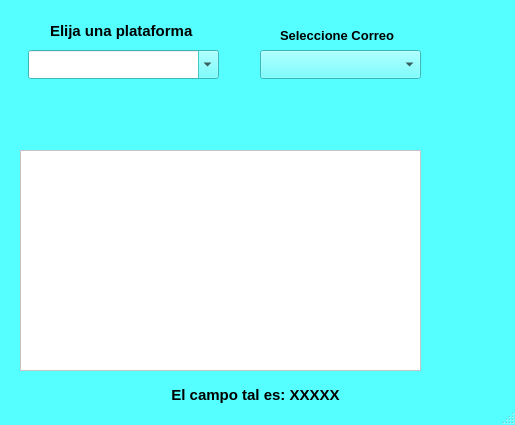
<?xml version="1.0" encoding="UTF-8"?>
<ui version="4.0">
 <class>Cuentas</class>
 <widget class="QMainWindow" name="Cuentas">
  <property name="enabled">
   <bool>true</bool>
  </property>
  <property name="geometry">
   <rect>
    <x>0</x>
    <y>0</y>
    <width>515</width>
    <height>425</height>
   </rect>
  </property>
  <property name="sizePolicy">
   <sizepolicy hsizetype="Fixed" vsizetype="Fixed">
    <horstretch>0</horstretch>
    <verstretch>0</verstretch>
   </sizepolicy>
  </property>
  <property name="minimumSize">
   <size>
    <width>515</width>
    <height>425</height>
   </size>
  </property>
  <property name="maximumSize">
   <size>
    <width>515</width>
    <height>425</height>
   </size>
  </property>
  <property name="baseSize">
   <size>
    <width>515</width>
    <height>464</height>
   </size>
  </property>
  <property name="palette">
   <palette>
    <active>
     <colorrole role="WindowText">
      <brush brushstyle="SolidPattern">
       <color alpha="255">
        <red>0</red>
        <green>0</green>
        <blue>0</blue>
       </color>
      </brush>
     </colorrole>
     <colorrole role="Button">
      <brush brushstyle="SolidPattern">
       <color alpha="255">
        <red>85</red>
        <green>255</green>
        <blue>255</blue>
       </color>
      </brush>
     </colorrole>
     <colorrole role="Light">
      <brush brushstyle="SolidPattern">
       <color alpha="255">
        <red>213</red>
        <green>255</green>
        <blue>255</blue>
       </color>
      </brush>
     </colorrole>
     <colorrole role="Midlight">
      <brush brushstyle="SolidPattern">
       <color alpha="255">
        <red>149</red>
        <green>255</green>
        <blue>255</blue>
       </color>
      </brush>
     </colorrole>
     <colorrole role="Dark">
      <brush brushstyle="SolidPattern">
       <color alpha="255">
        <red>42</red>
        <green>127</green>
        <blue>127</blue>
       </color>
      </brush>
     </colorrole>
     <colorrole role="Mid">
      <brush brushstyle="SolidPattern">
       <color alpha="255">
        <red>56</red>
        <green>170</green>
        <blue>170</blue>
       </color>
      </brush>
     </colorrole>
     <colorrole role="Text">
      <brush brushstyle="SolidPattern">
       <color alpha="255">
        <red>0</red>
        <green>0</green>
        <blue>0</blue>
       </color>
      </brush>
     </colorrole>
     <colorrole role="BrightText">
      <brush brushstyle="SolidPattern">
       <color alpha="255">
        <red>255</red>
        <green>255</green>
        <blue>255</blue>
       </color>
      </brush>
     </colorrole>
     <colorrole role="ButtonText">
      <brush brushstyle="SolidPattern">
       <color alpha="255">
        <red>0</red>
        <green>0</green>
        <blue>0</blue>
       </color>
      </brush>
     </colorrole>
     <colorrole role="Base">
      <brush brushstyle="SolidPattern">
       <color alpha="255">
        <red>255</red>
        <green>255</green>
        <blue>255</blue>
       </color>
      </brush>
     </colorrole>
     <colorrole role="Window">
      <brush brushstyle="SolidPattern">
       <color alpha="255">
        <red>85</red>
        <green>255</green>
        <blue>255</blue>
       </color>
      </brush>
     </colorrole>
     <colorrole role="Shadow">
      <brush brushstyle="SolidPattern">
       <color alpha="255">
        <red>0</red>
        <green>0</green>
        <blue>0</blue>
       </color>
      </brush>
     </colorrole>
     <colorrole role="AlternateBase">
      <brush brushstyle="SolidPattern">
       <color alpha="255">
        <red>170</red>
        <green>255</green>
        <blue>255</blue>
       </color>
      </brush>
     </colorrole>
     <colorrole role="ToolTipBase">
      <brush brushstyle="SolidPattern">
       <color alpha="255">
        <red>255</red>
        <green>255</green>
        <blue>220</blue>
       </color>
      </brush>
     </colorrole>
     <colorrole role="ToolTipText">
      <brush brushstyle="SolidPattern">
       <color alpha="255">
        <red>0</red>
        <green>0</green>
        <blue>0</blue>
       </color>
      </brush>
     </colorrole>
    </active>
    <inactive>
     <colorrole role="WindowText">
      <brush brushstyle="SolidPattern">
       <color alpha="255">
        <red>0</red>
        <green>0</green>
        <blue>0</blue>
       </color>
      </brush>
     </colorrole>
     <colorrole role="Button">
      <brush brushstyle="SolidPattern">
       <color alpha="255">
        <red>85</red>
        <green>255</green>
        <blue>255</blue>
       </color>
      </brush>
     </colorrole>
     <colorrole role="Light">
      <brush brushstyle="SolidPattern">
       <color alpha="255">
        <red>213</red>
        <green>255</green>
        <blue>255</blue>
       </color>
      </brush>
     </colorrole>
     <colorrole role="Midlight">
      <brush brushstyle="SolidPattern">
       <color alpha="255">
        <red>149</red>
        <green>255</green>
        <blue>255</blue>
       </color>
      </brush>
     </colorrole>
     <colorrole role="Dark">
      <brush brushstyle="SolidPattern">
       <color alpha="255">
        <red>42</red>
        <green>127</green>
        <blue>127</blue>
       </color>
      </brush>
     </colorrole>
     <colorrole role="Mid">
      <brush brushstyle="SolidPattern">
       <color alpha="255">
        <red>56</red>
        <green>170</green>
        <blue>170</blue>
       </color>
      </brush>
     </colorrole>
     <colorrole role="Text">
      <brush brushstyle="SolidPattern">
       <color alpha="255">
        <red>0</red>
        <green>0</green>
        <blue>0</blue>
       </color>
      </brush>
     </colorrole>
     <colorrole role="BrightText">
      <brush brushstyle="SolidPattern">
       <color alpha="255">
        <red>255</red>
        <green>255</green>
        <blue>255</blue>
       </color>
      </brush>
     </colorrole>
     <colorrole role="ButtonText">
      <brush brushstyle="SolidPattern">
       <color alpha="255">
        <red>0</red>
        <green>0</green>
        <blue>0</blue>
       </color>
      </brush>
     </colorrole>
     <colorrole role="Base">
      <brush brushstyle="SolidPattern">
       <color alpha="255">
        <red>255</red>
        <green>255</green>
        <blue>255</blue>
       </color>
      </brush>
     </colorrole>
     <colorrole role="Window">
      <brush brushstyle="SolidPattern">
       <color alpha="255">
        <red>85</red>
        <green>255</green>
        <blue>255</blue>
       </color>
      </brush>
     </colorrole>
     <colorrole role="Shadow">
      <brush brushstyle="SolidPattern">
       <color alpha="255">
        <red>0</red>
        <green>0</green>
        <blue>0</blue>
       </color>
      </brush>
     </colorrole>
     <colorrole role="AlternateBase">
      <brush brushstyle="SolidPattern">
       <color alpha="255">
        <red>170</red>
        <green>255</green>
        <blue>255</blue>
       </color>
      </brush>
     </colorrole>
     <colorrole role="ToolTipBase">
      <brush brushstyle="SolidPattern">
       <color alpha="255">
        <red>255</red>
        <green>255</green>
        <blue>220</blue>
       </color>
      </brush>
     </colorrole>
     <colorrole role="ToolTipText">
      <brush brushstyle="SolidPattern">
       <color alpha="255">
        <red>0</red>
        <green>0</green>
        <blue>0</blue>
       </color>
      </brush>
     </colorrole>
    </inactive>
    <disabled>
     <colorrole role="WindowText">
      <brush brushstyle="SolidPattern">
       <color alpha="255">
        <red>42</red>
        <green>127</green>
        <blue>127</blue>
       </color>
      </brush>
     </colorrole>
     <colorrole role="Button">
      <brush brushstyle="SolidPattern">
       <color alpha="255">
        <red>85</red>
        <green>255</green>
        <blue>255</blue>
       </color>
      </brush>
     </colorrole>
     <colorrole role="Light">
      <brush brushstyle="SolidPattern">
       <color alpha="255">
        <red>213</red>
        <green>255</green>
        <blue>255</blue>
       </color>
      </brush>
     </colorrole>
     <colorrole role="Midlight">
      <brush brushstyle="SolidPattern">
       <color alpha="255">
        <red>149</red>
        <green>255</green>
        <blue>255</blue>
       </color>
      </brush>
     </colorrole>
     <colorrole role="Dark">
      <brush brushstyle="SolidPattern">
       <color alpha="255">
        <red>42</red>
        <green>127</green>
        <blue>127</blue>
       </color>
      </brush>
     </colorrole>
     <colorrole role="Mid">
      <brush brushstyle="SolidPattern">
       <color alpha="255">
        <red>56</red>
        <green>170</green>
        <blue>170</blue>
       </color>
      </brush>
     </colorrole>
     <colorrole role="Text">
      <brush brushstyle="SolidPattern">
       <color alpha="255">
        <red>42</red>
        <green>127</green>
        <blue>127</blue>
       </color>
      </brush>
     </colorrole>
     <colorrole role="BrightText">
      <brush brushstyle="SolidPattern">
       <color alpha="255">
        <red>255</red>
        <green>255</green>
        <blue>255</blue>
       </color>
      </brush>
     </colorrole>
     <colorrole role="ButtonText">
      <brush brushstyle="SolidPattern">
       <color alpha="255">
        <red>42</red>
        <green>127</green>
        <blue>127</blue>
       </color>
      </brush>
     </colorrole>
     <colorrole role="Base">
      <brush brushstyle="SolidPattern">
       <color alpha="255">
        <red>85</red>
        <green>255</green>
        <blue>255</blue>
       </color>
      </brush>
     </colorrole>
     <colorrole role="Window">
      <brush brushstyle="SolidPattern">
       <color alpha="255">
        <red>85</red>
        <green>255</green>
        <blue>255</blue>
       </color>
      </brush>
     </colorrole>
     <colorrole role="Shadow">
      <brush brushstyle="SolidPattern">
       <color alpha="255">
        <red>0</red>
        <green>0</green>
        <blue>0</blue>
       </color>
      </brush>
     </colorrole>
     <colorrole role="AlternateBase">
      <brush brushstyle="SolidPattern">
       <color alpha="255">
        <red>85</red>
        <green>255</green>
        <blue>255</blue>
       </color>
      </brush>
     </colorrole>
     <colorrole role="ToolTipBase">
      <brush brushstyle="SolidPattern">
       <color alpha="255">
        <red>255</red>
        <green>255</green>
        <blue>220</blue>
       </color>
      </brush>
     </colorrole>
     <colorrole role="ToolTipText">
      <brush brushstyle="SolidPattern">
       <color alpha="255">
        <red>0</red>
        <green>0</green>
        <blue>0</blue>
       </color>
      </brush>
     </colorrole>
    </disabled>
   </palette>
  </property>
  <property name="windowTitle">
   <string>Cuentas</string>
  </property>
  <widget class="QWidget" name="centralwidget">
   <widget class="QLabel" name="label">
    <property name="geometry">
     <rect>
      <x>50</x>
      <y>20</y>
      <width>161</width>
      <height>21</height>
     </rect>
    </property>
    <property name="font">
     <font>
      <pointsize>11</pointsize>
      <weight>75</weight>
      <bold>true</bold>
     </font>
    </property>
    <property name="text">
     <string>Elija una plataforma</string>
    </property>
   </widget>
   <widget class="QLabel" name="Label_Correo">
    <property name="geometry">
     <rect>
      <x>280</x>
      <y>20</y>
      <width>131</width>
      <height>31</height>
     </rect>
    </property>
    <property name="font">
     <font>
      <pointsize>10</pointsize>
      <weight>75</weight>
      <bold>true</bold>
     </font>
    </property>
    <property name="text">
     <string>Seleccione Correo</string>
    </property>
   </widget>
   <widget class="QComboBox" name="Combo_Correos">
    <property name="geometry">
     <rect>
      <x>260</x>
      <y>50</y>
      <width>161</width>
      <height>29</height>
     </rect>
    </property>
    <property name="font">
     <font>
      <pointsize>10</pointsize>
     </font>
    </property>
    <property name="cursor">
     <cursorShape>PointingHandCursor</cursorShape>
    </property>
    <property name="editable">
     <bool>false</bool>
    </property>
    <property name="currentText">
     <string/>
    </property>
    <property name="maxVisibleItems">
     <number>3</number>
    </property>
   </widget>
   <widget class="QLabel" name="Label_Campo">
    <property name="geometry">
     <rect>
      <x>10</x>
      <y>385</y>
      <width>491</width>
      <height>21</height>
     </rect>
    </property>
    <property name="font">
     <font>
      <pointsize>11</pointsize>
      <weight>75</weight>
      <bold>true</bold>
     </font>
    </property>
    <property name="focusPolicy">
     <enum>Qt::ClickFocus</enum>
    </property>
    <property name="text">
     <string>El campo tal es: XXXXX</string>
    </property>
    <property name="alignment">
     <set>Qt::AlignCenter</set>
    </property>
   </widget>
   <widget class="QPushButton" name="Boton_Agregar">
    <property name="geometry">
     <rect>
      <x>435</x>
      <y>40</y>
      <width>61</width>
      <height>61</height>
     </rect>
    </property>
    <property name="cursor">
     <cursorShape>PointingHandCursor</cursorShape>
    </property>
    <property name="styleSheet">
     <string notr="true">QPushButton{
	background-color: rgb(85, 255, 255);
	border: 1px rgb(65, 235, 235);
	padding-top: 5px;
	border-color: rgb(65, 235, 235);	

	border-radius: 10px
	
	
}
QPushButton:hover{
	background-color: rgb(125, 255, 255);
	border -left: 1px solid rgb(110,144,76);
	border -right: 1px solid rgb(110,144,76);
	border -bottom: 5px solid rgb(110,144,76);	
 	border-radius: 10px
}
QPushButton:pressed{
	background-color: rgb(65, 245, 245);
	padding-top: -5px;
	border -left: 1px solid rgb(110,144,76);
	border -right: 1px solid rgb(110,144,76);
	border -top: 5px solid rgb(110,144,76);	
	border -bottom:none;
	border-radius: 10px
} 
</string>
    </property>
    <property name="text">
     <string/>
    </property>
    <property name="icon">
     <iconset>
      <normaloff>../recursos/add_plataforma.png</normaloff>../recursos/add_plataforma.png</iconset>
    </property>
    <property name="iconSize">
     <size>
      <width>42</width>
      <height>42</height>
     </size>
    </property>
   </widget>
   <widget class="QPushButton" name="Boton_Modificar">
    <property name="geometry">
     <rect>
      <x>435</x>
      <y>160</y>
      <width>61</width>
      <height>61</height>
     </rect>
    </property>
    <property name="cursor">
     <cursorShape>PointingHandCursor</cursorShape>
    </property>
    <property name="styleSheet">
     <string notr="true">QPushButton{
	background-color: rgb(85, 255, 255);
	border: 1px rgb(65, 235, 235);
	padding-top: 5px;
	border-color: rgb(65, 235, 235);	

	border-radius: 10px
	
	
}
QPushButton:hover{
	background-color: rgb(125, 255, 255);
	border -left: 1px solid rgb(110,144,76);
	border -right: 1px solid rgb(110,144,76);
	border -bottom: 5px solid rgb(110,144,76);	
 	border-radius: 10px
}
QPushButton:pressed{
	background-color: rgb(65, 245, 245);
	padding-top: -5px;
	border -left: 1px solid rgb(110,144,76);
	border -right: 1px solid rgb(110,144,76);
	border -top: 5px solid rgb(110,144,76);	
	border -bottom:none;
	border-radius: 10px
} 
</string>
    </property>
    <property name="text">
     <string/>
    </property>
    <property name="icon">
     <iconset>
      <normaloff>../recursos/edit_icon.png</normaloff>../recursos/edit_icon.png</iconset>
    </property>
    <property name="iconSize">
     <size>
      <width>42</width>
      <height>42</height>
     </size>
    </property>
   </widget>
   <widget class="QPushButton" name="Boton_Eliminar">
    <property name="geometry">
     <rect>
      <x>435</x>
      <y>280</y>
      <width>61</width>
      <height>61</height>
     </rect>
    </property>
    <property name="cursor">
     <cursorShape>PointingHandCursor</cursorShape>
    </property>
    <property name="styleSheet">
     <string notr="true">QPushButton{
	background-color: rgb(85, 255, 255);
	border: 1px rgb(65, 235, 235);
	padding-top: 5px;
	border-color: rgb(65, 235, 235);	

	border-radius: 10px
	
	
}
QPushButton:hover{
	background-color: rgb(125, 255, 255);
	border -left: 1px solid rgb(110,144,76);
	border -right: 1px solid rgb(110,144,76);
	border -bottom: 5px solid rgb(110,144,76);	
 	border-radius: 10px
}
QPushButton:pressed{
	background-color: rgb(65, 245, 245);
	padding-top: -5px;
	border -left: 1px solid rgb(110,144,76);
	border -right: 1px solid rgb(110,144,76);
	border -top: 5px solid rgb(110,144,76);	
	border -bottom:none;
	border-radius: 10px
} 
</string>
    </property>
    <property name="text">
     <string/>
    </property>
    <property name="icon">
     <iconset>
      <normaloff>../recursos/delete_icon.png</normaloff>../recursos/delete_icon.png</iconset>
    </property>
    <property name="iconSize">
     <size>
      <width>42</width>
      <height>42</height>
     </size>
    </property>
   </widget>
   <widget class="QScrollArea" name="scrollArea">
    <property name="geometry">
     <rect>
      <x>20</x>
      <y>150</y>
      <width>401</width>
      <height>221</height>
     </rect>
    </property>
    <property name="palette">
     <palette>
      <active>
       <colorrole role="WindowText">
        <brush brushstyle="SolidPattern">
         <color alpha="255">
          <red>0</red>
          <green>0</green>
          <blue>0</blue>
         </color>
        </brush>
       </colorrole>
       <colorrole role="Button">
        <brush brushstyle="SolidPattern">
         <color alpha="255">
          <red>255</red>
          <green>255</green>
          <blue>255</blue>
         </color>
        </brush>
       </colorrole>
       <colorrole role="Light">
        <brush brushstyle="SolidPattern">
         <color alpha="255">
          <red>255</red>
          <green>255</green>
          <blue>255</blue>
         </color>
        </brush>
       </colorrole>
       <colorrole role="Midlight">
        <brush brushstyle="SolidPattern">
         <color alpha="255">
          <red>255</red>
          <green>255</green>
          <blue>255</blue>
         </color>
        </brush>
       </colorrole>
       <colorrole role="Dark">
        <brush brushstyle="SolidPattern">
         <color alpha="255">
          <red>127</red>
          <green>127</green>
          <blue>127</blue>
         </color>
        </brush>
       </colorrole>
       <colorrole role="Mid">
        <brush brushstyle="SolidPattern">
         <color alpha="255">
          <red>170</red>
          <green>170</green>
          <blue>170</blue>
         </color>
        </brush>
       </colorrole>
       <colorrole role="Text">
        <brush brushstyle="SolidPattern">
         <color alpha="255">
          <red>0</red>
          <green>0</green>
          <blue>0</blue>
         </color>
        </brush>
       </colorrole>
       <colorrole role="BrightText">
        <brush brushstyle="SolidPattern">
         <color alpha="255">
          <red>255</red>
          <green>255</green>
          <blue>255</blue>
         </color>
        </brush>
       </colorrole>
       <colorrole role="ButtonText">
        <brush brushstyle="SolidPattern">
         <color alpha="255">
          <red>0</red>
          <green>0</green>
          <blue>0</blue>
         </color>
        </brush>
       </colorrole>
       <colorrole role="Base">
        <brush brushstyle="SolidPattern">
         <color alpha="255">
          <red>255</red>
          <green>255</green>
          <blue>255</blue>
         </color>
        </brush>
       </colorrole>
       <colorrole role="Window">
        <brush brushstyle="SolidPattern">
         <color alpha="255">
          <red>255</red>
          <green>255</green>
          <blue>255</blue>
         </color>
        </brush>
       </colorrole>
       <colorrole role="Shadow">
        <brush brushstyle="SolidPattern">
         <color alpha="255">
          <red>0</red>
          <green>0</green>
          <blue>0</blue>
         </color>
        </brush>
       </colorrole>
       <colorrole role="AlternateBase">
        <brush brushstyle="SolidPattern">
         <color alpha="255">
          <red>255</red>
          <green>255</green>
          <blue>255</blue>
         </color>
        </brush>
       </colorrole>
       <colorrole role="ToolTipBase">
        <brush brushstyle="SolidPattern">
         <color alpha="255">
          <red>255</red>
          <green>255</green>
          <blue>220</blue>
         </color>
        </brush>
       </colorrole>
       <colorrole role="ToolTipText">
        <brush brushstyle="SolidPattern">
         <color alpha="255">
          <red>0</red>
          <green>0</green>
          <blue>0</blue>
         </color>
        </brush>
       </colorrole>
      </active>
      <inactive>
       <colorrole role="WindowText">
        <brush brushstyle="SolidPattern">
         <color alpha="255">
          <red>0</red>
          <green>0</green>
          <blue>0</blue>
         </color>
        </brush>
       </colorrole>
       <colorrole role="Button">
        <brush brushstyle="SolidPattern">
         <color alpha="255">
          <red>255</red>
          <green>255</green>
          <blue>255</blue>
         </color>
        </brush>
       </colorrole>
       <colorrole role="Light">
        <brush brushstyle="SolidPattern">
         <color alpha="255">
          <red>255</red>
          <green>255</green>
          <blue>255</blue>
         </color>
        </brush>
       </colorrole>
       <colorrole role="Midlight">
        <brush brushstyle="SolidPattern">
         <color alpha="255">
          <red>255</red>
          <green>255</green>
          <blue>255</blue>
         </color>
        </brush>
       </colorrole>
       <colorrole role="Dark">
        <brush brushstyle="SolidPattern">
         <color alpha="255">
          <red>127</red>
          <green>127</green>
          <blue>127</blue>
         </color>
        </brush>
       </colorrole>
       <colorrole role="Mid">
        <brush brushstyle="SolidPattern">
         <color alpha="255">
          <red>170</red>
          <green>170</green>
          <blue>170</blue>
         </color>
        </brush>
       </colorrole>
       <colorrole role="Text">
        <brush brushstyle="SolidPattern">
         <color alpha="255">
          <red>0</red>
          <green>0</green>
          <blue>0</blue>
         </color>
        </brush>
       </colorrole>
       <colorrole role="BrightText">
        <brush brushstyle="SolidPattern">
         <color alpha="255">
          <red>255</red>
          <green>255</green>
          <blue>255</blue>
         </color>
        </brush>
       </colorrole>
       <colorrole role="ButtonText">
        <brush brushstyle="SolidPattern">
         <color alpha="255">
          <red>0</red>
          <green>0</green>
          <blue>0</blue>
         </color>
        </brush>
       </colorrole>
       <colorrole role="Base">
        <brush brushstyle="SolidPattern">
         <color alpha="255">
          <red>255</red>
          <green>255</green>
          <blue>255</blue>
         </color>
        </brush>
       </colorrole>
       <colorrole role="Window">
        <brush brushstyle="SolidPattern">
         <color alpha="255">
          <red>255</red>
          <green>255</green>
          <blue>255</blue>
         </color>
        </brush>
       </colorrole>
       <colorrole role="Shadow">
        <brush brushstyle="SolidPattern">
         <color alpha="255">
          <red>0</red>
          <green>0</green>
          <blue>0</blue>
         </color>
        </brush>
       </colorrole>
       <colorrole role="AlternateBase">
        <brush brushstyle="SolidPattern">
         <color alpha="255">
          <red>255</red>
          <green>255</green>
          <blue>255</blue>
         </color>
        </brush>
       </colorrole>
       <colorrole role="ToolTipBase">
        <brush brushstyle="SolidPattern">
         <color alpha="255">
          <red>255</red>
          <green>255</green>
          <blue>220</blue>
         </color>
        </brush>
       </colorrole>
       <colorrole role="ToolTipText">
        <brush brushstyle="SolidPattern">
         <color alpha="255">
          <red>0</red>
          <green>0</green>
          <blue>0</blue>
         </color>
        </brush>
       </colorrole>
      </inactive>
      <disabled>
       <colorrole role="WindowText">
        <brush brushstyle="SolidPattern">
         <color alpha="255">
          <red>127</red>
          <green>127</green>
          <blue>127</blue>
         </color>
        </brush>
       </colorrole>
       <colorrole role="Button">
        <brush brushstyle="SolidPattern">
         <color alpha="255">
          <red>255</red>
          <green>255</green>
          <blue>255</blue>
         </color>
        </brush>
       </colorrole>
       <colorrole role="Light">
        <brush brushstyle="SolidPattern">
         <color alpha="255">
          <red>255</red>
          <green>255</green>
          <blue>255</blue>
         </color>
        </brush>
       </colorrole>
       <colorrole role="Midlight">
        <brush brushstyle="SolidPattern">
         <color alpha="255">
          <red>255</red>
          <green>255</green>
          <blue>255</blue>
         </color>
        </brush>
       </colorrole>
       <colorrole role="Dark">
        <brush brushstyle="SolidPattern">
         <color alpha="255">
          <red>127</red>
          <green>127</green>
          <blue>127</blue>
         </color>
        </brush>
       </colorrole>
       <colorrole role="Mid">
        <brush brushstyle="SolidPattern">
         <color alpha="255">
          <red>170</red>
          <green>170</green>
          <blue>170</blue>
         </color>
        </brush>
       </colorrole>
       <colorrole role="Text">
        <brush brushstyle="SolidPattern">
         <color alpha="255">
          <red>127</red>
          <green>127</green>
          <blue>127</blue>
         </color>
        </brush>
       </colorrole>
       <colorrole role="BrightText">
        <brush brushstyle="SolidPattern">
         <color alpha="255">
          <red>255</red>
          <green>255</green>
          <blue>255</blue>
         </color>
        </brush>
       </colorrole>
       <colorrole role="ButtonText">
        <brush brushstyle="SolidPattern">
         <color alpha="255">
          <red>127</red>
          <green>127</green>
          <blue>127</blue>
         </color>
        </brush>
       </colorrole>
       <colorrole role="Base">
        <brush brushstyle="SolidPattern">
         <color alpha="255">
          <red>255</red>
          <green>255</green>
          <blue>255</blue>
         </color>
        </brush>
       </colorrole>
       <colorrole role="Window">
        <brush brushstyle="SolidPattern">
         <color alpha="255">
          <red>255</red>
          <green>255</green>
          <blue>255</blue>
         </color>
        </brush>
       </colorrole>
       <colorrole role="Shadow">
        <brush brushstyle="SolidPattern">
         <color alpha="255">
          <red>0</red>
          <green>0</green>
          <blue>0</blue>
         </color>
        </brush>
       </colorrole>
       <colorrole role="AlternateBase">
        <brush brushstyle="SolidPattern">
         <color alpha="255">
          <red>255</red>
          <green>255</green>
          <blue>255</blue>
         </color>
        </brush>
       </colorrole>
       <colorrole role="ToolTipBase">
        <brush brushstyle="SolidPattern">
         <color alpha="255">
          <red>255</red>
          <green>255</green>
          <blue>220</blue>
         </color>
        </brush>
       </colorrole>
       <colorrole role="ToolTipText">
        <brush brushstyle="SolidPattern">
         <color alpha="255">
          <red>0</red>
          <green>0</green>
          <blue>0</blue>
         </color>
        </brush>
       </colorrole>
      </disabled>
     </palette>
    </property>
    <property name="font">
     <font>
      <pointsize>11</pointsize>
     </font>
    </property>
    <property name="widgetResizable">
     <bool>true</bool>
    </property>
    <widget class="QWidget" name="scrollAreaWidgetContents">
     <property name="geometry">
      <rect>
       <x>0</x>
       <y>0</y>
       <width>399</width>
       <height>219</height>
      </rect>
     </property>
     <layout class="QGridLayout" name="gridLayout_2">
      <item row="0" column="0">
       <layout class="QGridLayout" name="Grid"/>
      </item>
     </layout>
    </widget>
   </widget>
   <widget class="QComboBox" name="Combo_Plats">
    <property name="geometry">
     <rect>
      <x>28</x>
      <y>50</y>
      <width>191</width>
      <height>29</height>
     </rect>
    </property>
    <property name="font">
     <font>
      <pointsize>10</pointsize>
     </font>
    </property>
    <property name="cursor">
     <cursorShape>PointingHandCursor</cursorShape>
    </property>
    <property name="editable">
     <bool>true</bool>
    </property>
    <property name="currentText">
     <string/>
    </property>
    <property name="maxVisibleItems">
     <number>3</number>
    </property>
   </widget>
  </widget>
  <widget class="QStatusBar" name="statusbar"/>
 </widget>
 <resources/>
 <connections/>
</ui>
